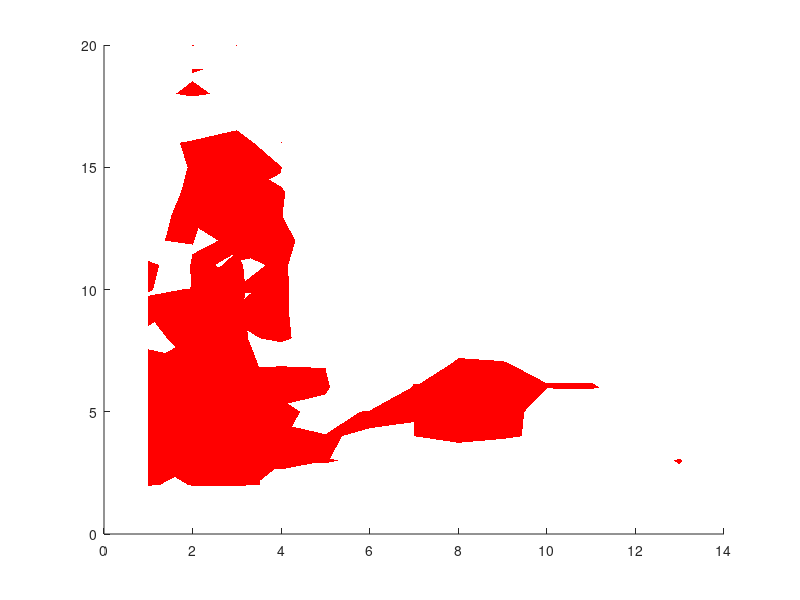

This figure's MATLAB source: (Note: this script raises an error after producing the figure.)
% Plot Isosurfaces
% Author: Sang Min Han
% Last modified: 2023/09/25
%

close all force; clear; clc;

load('12-Sep-2023_iso');

% parameters
ftSize= 24; % font size
trans= 1.0; % transparency

fprintf('k1:k2= %2.1f\nd1:d2= %2.1f\namp1:amp2= %2.1f\n', ...
    kRatio, dRatio, ampRatio);

f= figure; clf;
set(gcf, 'Units', 'Normalized', 'OuterPosition', [0, 0, 1, 1]);
hold on;

p1= patch(isosurface(fval, 100), 'FaceColor', 'red', ...
    'EdgeColor', 'none');
alpha(p1, trans/2);
p2= patch(isosurface(fval, 110), 'FaceColor', 'yellow', ...
    'EdgeColor', 'none');
alpha(p2, trans/4);
p3= patch(isosurface(fval, 120), 'FaceColor', 'green', ...
    'EdgeColor', 'none');
alpha(p3, trans/6);
p4= patch(isosurface(fval, 130), 'FaceColor', 'cyan', ...
    'EdgeColor', 'none');
alpha(p4, trans/8);
p5= patch(isosurface(fval, 140), 'FaceColor', 'blue', ...
    'EdgeColor', 'none');
alpha(p5, trans/10);

% lighting control
lighting phong;
light('position', [ 1, 1, 1]);
light('position', [-1,-1,-1]);
light('position', [-1, 1,-1]);
light('position', [ 1,-1,-1]);

view(3);
daspect([1,1,1]);
rotate3d on;
box on;
grid on;

% axes/image control
axis([1 length(k2) 1 length(d2) 1 length(amp2)]);
set(gca,'FontSize', ftSize, ...
    'XTickLabel', k2./1e4, 'XTick', 1:length(k2), ...
    'YTickLabel', d2./1e2, 'YTick', 1:length(d2), ...
    'ZTickLabel', amp2./1e3, 'ZTick', 1:length(amp2));
xlabel('Spring Constant (AU$\times10^4$)', 'Interpreter', 'LaTeX', ...
    'FontSize', ftSize + 2, 'FontWeight', 'bold');
ylabel('Damping Term (AU$\times10^2$)', 'Interpreter', 'LaTeX', ...
    'FontSize', ftSize + 2, 'FontWeight', 'bold');
zlabel('Muscle Amplitude (AU$\times10^3$)', 'Interpreter', 'LaTeX', ...
    'FontSize', ftSize + 2, 'FontWeight', 'bold');
title('Grunt Isosurfaces', 'Interpreter', 'LaTeX', ...
    'FontSize', ftSize + 8, 'FontWeight', 'bold');
axis tight;

hold off;
shg;

% save figure
savefig(f, 'iso.fig');

